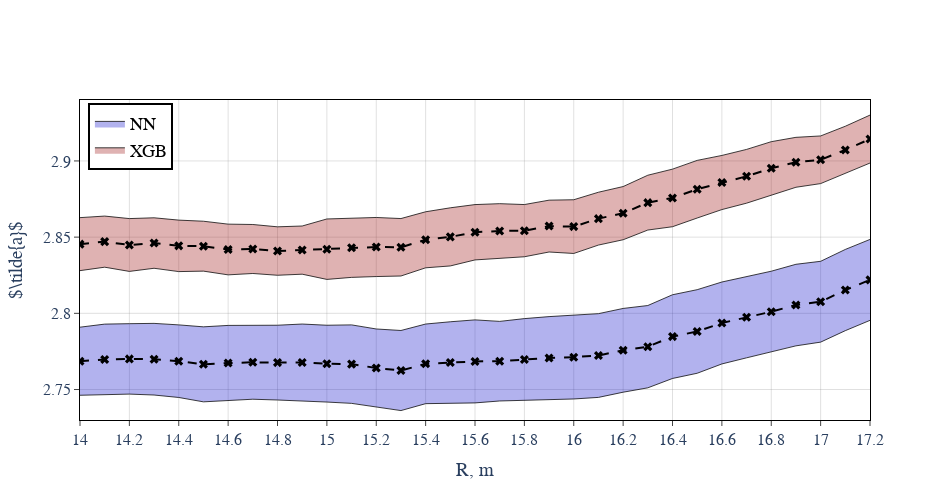

Notebook cell for this chart:
### Code cell
fig = go.Figure()

fig.add_trace(
    go.Scatter(
        x=Rs,
        y=coefs_df_real_xgb[r'$\tilde{a}$']+coefs_df_real_xgb[r'$\Delta \tilde{a}$'],
        line=dict(color='black', width=0.75),
        showlegend=False
    )
)

fig.add_trace(
    go.Scatter(
        x=Rs,
        y=coefs_df_real_xgb[r'$\tilde{a}$']-coefs_df_real_xgb[r'$\Delta \tilde{a}$'],
        fill='tonexty',
        fillcolor=color_xgb,
        name='XGB',
        line=dict(color='black', width=0.75)
    )
)

fig.add_trace(
    go.Scatter(
        x=Rs,
        y=coefs_df_real_xgb[r'$\tilde{a}$'],
        mode='lines+markers',
        showlegend=False,
        line=dict(
            dash='dash',
            color='black'
        ),
        marker=dict(
            color='black',
            size=8,
            symbol='x'
        ),
    )
)

fig.add_trace(
    go.Scatter(
        x=Rs,
        y=coefs_df_real_NN[r'$\tilde{a}$']+coefs_df_real_NN[r'$\Delta \tilde{a}$'],
        line=dict(color='black', width=0.75),
        showlegend=False
    )
)

fig.add_trace(
    go.Scatter(
        x=Rs,
        y=coefs_df_real_NN[r'$\tilde{a}$']-coefs_df_real_NN[r'$\Delta \tilde{a}$'],
        fill='tonexty',
        fillcolor=color_NN,
        name='NN',
        line=dict(color='black', width=0.75)
    )
)

fig.add_trace(
    go.Scatter(
        x=Rs,
        y=coefs_df_real_NN[r'$\tilde{a}$'],
        mode='lines+markers',
        showlegend=False,
        line=dict(
            dash='dash',
            color='black'
        ),
        marker=dict(
            color='black',
            size=8,
            symbol='x'
        ),
    )
)

xaxis = lambda range: dict(
    showline=True,
    ticks='outside',
    mirror=True,
    tick0=1,
    dtick=0.2,
    range=range,
    linecolor='black',
    showgrid=True,
    gridcolor='grey',
    gridwidth=0.25,
)

yaxis = lambda range: dict(
    showline=True,
    ticks='outside',
    mirror=True,
    linecolor='black',
    range=range,
    showgrid=True,
    gridcolor='grey',
    gridwidth=0.25,
    zeroline=True,
    zerolinecolor='black',
    zerolinewidth=0.25
)

fig.update_layout(
    xaxis_title="R, m",
    yaxis_title=r'$\tilde{a}$',
    xaxis = xaxis([14, 17.2]),
    yaxis = yaxis([2.73, 2.94]),
    legend=dict(
        x=0.01,
        y=0.99,
        title_font_family="Times New Roman",
        font=dict(
            family="Times New Roman",
            size=18,
            color="black"
        ),
        bordercolor="Black",
        borderwidth=2
    ),
    showlegend=True,
    height=500,
    width=950,
    font=dict(
            family="Times New Roman",
            size=16,
    ),
)

fig.show()
pio.write_image(fig, 'plots/fv/atilde_vs_R.pdf', height=500, width=950)

### Figure 1 — Plotly figure (JSON) as saved in the notebook; plotly's stock layout.template omitted (floating-point values rounded to 4 significant figures)
{"data": [{"line": {"color": "black", "width": 0.75}, "showlegend": false, "type": "scatter", "x": [14, 14.1, 14.2, 14.3, 14.4, 14.5, 14.6, 14.7, 14.8, 14.9, 15, 15.1, 15.2, 15.3, 15.4, 15.5, 15.6, 15.7, 15.8, 15.9, 16, 16.1, 16.2, 16.3, 16.4, 16.5, 16.6, 16.7, 16.8, 16.9, 17, 17.1, 17.2], "y": [2.863, 2.864, 2.862, 2.863, 2.861, 2.86, 2.859, 2.858, 2.857, 2.857, 2.862, 2.862, 2.863, 2.862, 2.867, 2.869, 2.871, 2.872, 2.871, 2.874, 2.875, 2.879, 2.883, 2.891, 2.895, 2.9, 2.904, 2.908, 2.913, 2.916, 2.916, 2.923, 2.93]}, {"fill": "tonexty", "fillcolor": "rgba(150, 0, 0, 0.3)", "line": {"color": "black", "width": 0.75}, "name": "XGB", "type": "scatter", "x": [14, 14.1, 14.2, 14.3, 14.4, 14.5, 14.6, 14.7, 14.8, 14.9, 15, 15.1, 15.2, 15.3, 15.4, 15.5, 15.6, 15.7, 15.8, 15.9, 16, 16.1, 16.2, 16.3, 16.4, 16.5, 16.6, 16.7, 16.8, 16.9, 17, 17.1, 17.2], "y": [2.828, 2.83, 2.828, 2.83, 2.827, 2.828, 2.825, 2.826, 2.825, 2.826, 2.822, 2.824, 2.824, 2.824, 2.83, 2.831, 2.835, 2.836, 2.837, 2.84, 2.839, 2.845, 2.848, 2.855, 2.857, 2.863, 2.868, 2.872, 2.878, 2.883, 2.885, 2.892, 2.899]}, {"line": {"color": "black", "dash": "dash"}, "marker": {"color": "black", "size": 8, "symbol": "x"}, "mode": "lines+markers", "showlegend": false, "type": "scatter", "x": [14, 14.1, 14.2, 14.3, 14.4, 14.5, 14.6, 14.7, 14.8, 14.9, 15, 15.1, 15.2, 15.3, 15.4, 15.5, 15.6, 15.7, 15.8, 15.9, 16, 16.1, 16.2, 16.3, 16.4, 16.5, 16.6, 16.7, 16.8, 16.9, 17, 17.1, 17.2], "y": [2.845, 2.847, 2.845, 2.846, 2.844, 2.844, 2.842, 2.842, 2.841, 2.842, 2.842, 2.843, 2.844, 2.843, 2.848, 2.85, 2.853, 2.854, 2.854, 2.857, 2.857, 2.862, 2.866, 2.873, 2.876, 2.881, 2.886, 2.89, 2.895, 2.899, 2.901, 2.907, 2.914]}, {"line": {"color": "black", "width": 0.75}, "showlegend": false, "type": "scatter", "x": [14, 14.1, 14.2, 14.3, 14.4, 14.5, 14.6, 14.7, 14.8, 14.9, 15, 15.1, 15.2, 15.3, 15.4, 15.5, 15.6, 15.7, 15.8, 15.9, 16, 16.1, 16.2, 16.3, 16.4, 16.5, 16.6, 16.7, 16.8, 16.9, 17, 17.1, 17.2], "y": [2.791, 2.793, 2.793, 2.793, 2.792, 2.791, 2.792, 2.792, 2.792, 2.793, 2.792, 2.792, 2.79, 2.789, 2.793, 2.794, 2.796, 2.795, 2.797, 2.798, 2.799, 2.8, 2.803, 2.805, 2.812, 2.816, 2.821, 2.824, 2.828, 2.832, 2.834, 2.842, 2.849]}, {"fill": "tonexty", "fillcolor": "rgba(0, 0, 200, 0.3)", "line": {"color": "black", "width": 0.75}, "name": "NN", "type": "scatter", "x": [14, 14.1, 14.2, 14.3, 14.4, 14.5, 14.6, 14.7, 14.8, 14.9, 15, 15.1, 15.2, 15.3, 15.4, 15.5, 15.6, 15.7, 15.8, 15.9, 16, 16.1, 16.2, 16.3, 16.4, 16.5, 16.6, 16.7, 16.8, 16.9, 17, 17.1, 17.2], "y": [2.746, 2.747, 2.747, 2.746, 2.745, 2.742, 2.743, 2.744, 2.743, 2.743, 2.742, 2.741, 2.738, 2.736, 2.741, 2.741, 2.741, 2.742, 2.743, 2.744, 2.744, 2.745, 2.748, 2.751, 2.757, 2.761, 2.767, 2.771, 2.774, 2.779, 2.781, 2.789, 2.795]}, {"line": {"color": "black", "dash": "dash"}, "marker": {"color": "black", "size": 8, "symbol": "x"}, "mode": "lines+markers", "showlegend": false, "type": "scatter", "x": [14, 14.1, 14.2, 14.3, 14.4, 14.5, 14.6, 14.7, 14.8, 14.9, 15, 15.1, 15.2, 15.3, 15.4, 15.5, 15.6, 15.7, 15.8, 15.9, 16, 16.1, 16.2, 16.3, 16.4, 16.5, 16.6, 16.7, 16.8, 16.9, 17, 17.1, 17.2], "y": [2.769, 2.77, 2.77, 2.77, 2.769, 2.767, 2.767, 2.768, 2.768, 2.768, 2.767, 2.767, 2.764, 2.762, 2.767, 2.768, 2.768, 2.769, 2.77, 2.771, 2.771, 2.772, 2.776, 2.778, 2.785, 2.788, 2.794, 2.797, 2.801, 2.805, 2.808, 2.815, 2.822]}], "layout": {"font": {"family": "Times New Roman", "size": 16}, "height": 500, "legend": {"bordercolor": "Black", "borderwidth": 2, "font": {"color": "black", "family": "Times New Roman", "size": 18}, "title": {"font": {"family": "Times New Roman"}}, "x": 0.01, "y": 0.99}, "showlegend": true, "width": 950, "xaxis": {"dtick": 0.2, "gridcolor": "grey", "gridwidth": 0.25, "linecolor": "black", "mirror": true, "range": [14, 17.2], "showgrid": true, "showline": true, "tick0": 1, "ticks": "outside", "title": {"text": "R, m"}}, "yaxis": {"gridcolor": "grey", "gridwidth": 0.25, "linecolor": "black", "mirror": true, "range": [2.73, 2.94], "showgrid": true, "showline": true, "ticks": "outside", "title": {"text": "$\\tilde{a}$"}, "zeroline": true, "zerolinecolor": "black", "zerolinewidth": 0.25}}}
